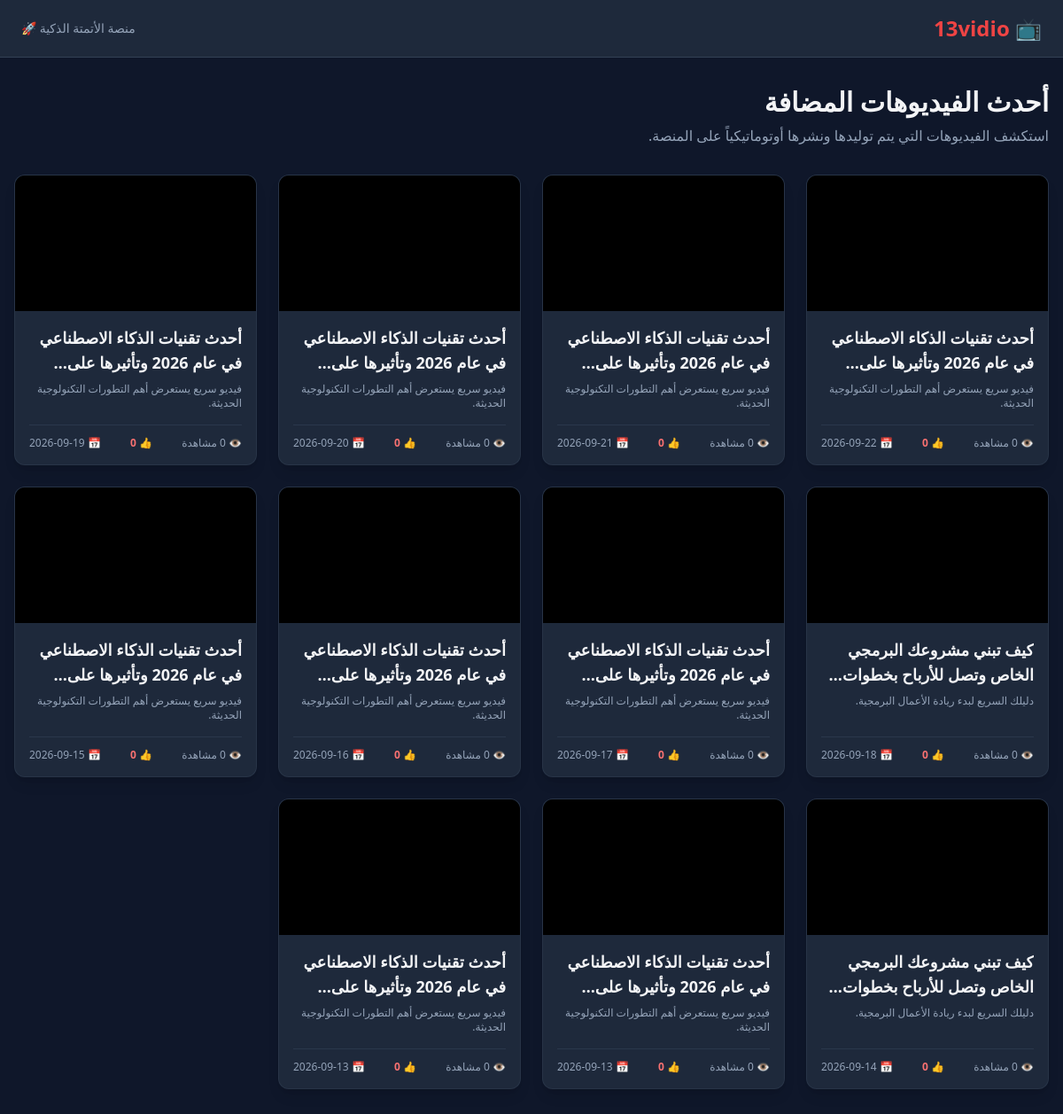
Before: / with the older database file.
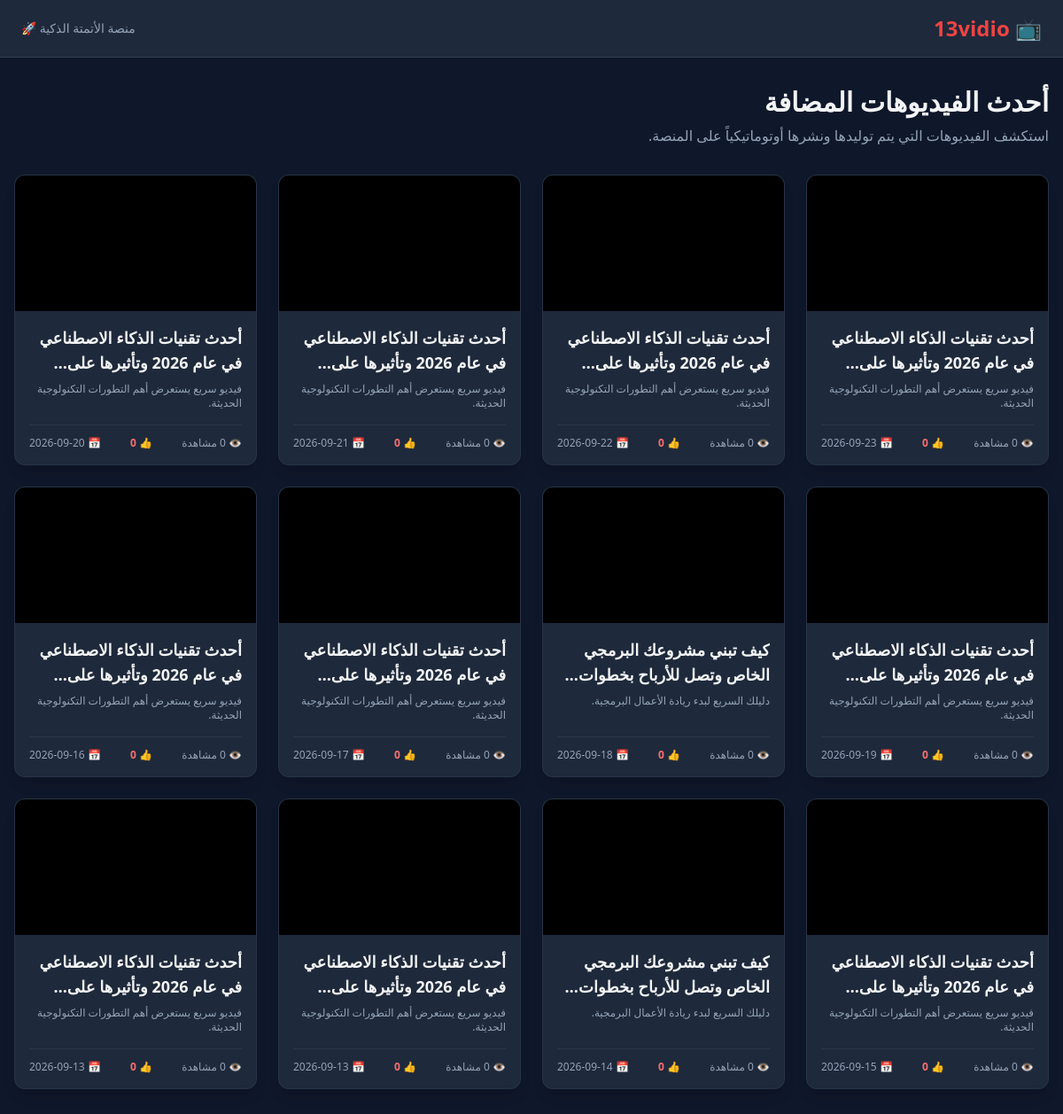
After: the same page with the newer database file.
### app.py (models this page shows)
class Video(db.Model):
  id = db.Column(db.Integer, primary_key=True)
  title = db.Column(db.String(200), nullable=False)
  description = db.Column(db.Text, nullable=True)
  video_url = db.Column(db.String(500), nullable=False)  # رابط الفيديو أو ملفه
  thumbnail_url = db.Column(
      db.String(500), nullable=True
  )  # صورة مصغرة للفيديو
  views = db.Column(db.Integer, default=0)
  likes = db.Column(db.Integer, default=0)
  created_at = db.Column(db.DateTime, default=datetime.utcnow)
  comments = db.relationship(
      "Comment", backref="video", lazy=True, cascade="all, delete-orphan"
  )

### app.py (the view)
@app.route("/")
def index():
  videos = Video.query.order_by(Video.created_at.desc()).all()
  return render_template("index.html", videos=videos)

### templates/index.html (shortened to what this page needs)
<!DOCTYPE html>
<html lang="ar" dir="rtl">
<head>
    <script src="https://cdn.tailwindcss.com"></script>
</head>
<body class="bg-slate-900 text-gray-100 min-h-screen">
    <nav class="bg-slate-800 border-b border-slate-700 px-6 py-4 flex justify-between items-center sticky top-0 z-50">
        <a href="{{ url_for('index') }}" class="text-2xl font-extrabold text-red-500 flex items-center gap-2">
            📺 13vidio
        </a>
        <div class="text-sm text-slate-400">
            منصة الأتمتة الذكية 🚀
        </div>
    </nav>
    <main class="max-w-7xl mx-auto px-4 py-8">
        <div class="mb-8">
            <h1 class="text-3xl font-bold mb-2">أحدث الفيديوهات المضافة</h1>
            <p class="text-slate-400">استكشف الفيديوهات التي يتم توليدها ونشرها أوتوماتيكياً على المنصة.</p>
        </div>
        <div class="grid grid-cols-1 sm:grid-cols-2 md:grid-cols-3 lg:grid-cols-4 gap-6">
            {% for video in videos %}
            <div class="bg-slate-800 rounded-xl overflow-hidden shadow-lg border border-slate-700/50 hover:border-red-500/50 transition duration-300 flex flex-col">
                <a href="{{ url_for('watch_video', video_id=video.id) }}" class="block aspect-video bg-black relative group">
                </a>
                <div class="p-4 flex flex-col flex-grow justify-between">
                    <div>
                        <a href="{{ url_for('watch_video', video_id=video.id) }}">
                            <h2 class="font-bold text-lg mb-2 line-clamp-2 hover:text-red-400 transition">{{ video.title }}</h2>
                        </a>
                        <p class="text-slate-400 text-xs line-clamp-2 mb-4">{{ video.description or "لا يوجد وصف." }}</p>
                    </div>
                    <div class="pt-3 border-t border-slate-700/60 flex justify-between items-center text-xs text-slate-400">
                        <span>👁️ {{ video.views }} مشاهدة</span>
                        <span class="text-red-400 font-semibold">👍 {{ video.likes }}</span>
                        <span>📅 {{ video.created_at.strftime('%Y-%m-%d') }}</span>
                    </div>
                </div>
            </div>
            {% else %}
            <div class="col-span-full text-center py-20 bg-slate-800/50 rounded-2xl border border-slate-800">
                <p class="text-xl text-slate-400 mb-2">لا توجد فيديوهات مضافة حتى الآن!</p>
                <p class="text-sm text-slate-500">قم بتشغيل أداة الأتمتة على جيت هب لتوليد أول فيديو.</p>
            </div>
            {% endfor %}
        </div>
    </main>
</body>
</html>

Changed rows visible on the page:
added Video: title "أحدث تقنيات الذكاء الاصطناعي في عام 2026 وتأثيرها…", description "فيديو سريع يستعرض أهم التطورات التكنولوجية الحديثة.", views "0", likes "0", created_at "2026-09-23"
